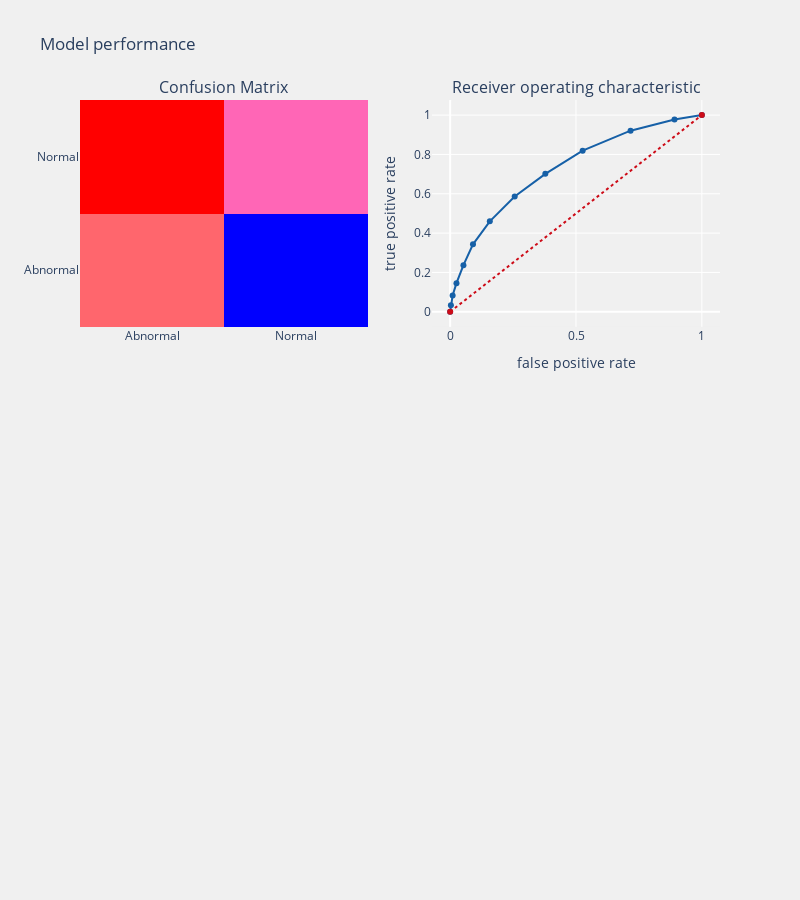

The code cell stored with this chart in its notebook:
### Code cell
child_behavior_prediction_alg(knn,os_smote_X,test_X,
                             os_smote_Y,test_Y,threshold_plot = True)

### Figure 1 — Plotly figure (JSON) as saved in the notebook; plotly's stock layout.template omitted (floating-point values rounded to 4 significant figures)
{"data": [{"colorscale": [[0, "rgb(0,0,255)"], [0.1, "rgb(51,153,255)"], [0.2, "rgb(102,204,255)"], [0.3, "rgb(153,204,255)"], [0.4, "rgb(204,204,255)"], [0.5, "rgb(255,255,255)"], [0.6, "rgb(255,204,255)"], [0.7, "rgb(255,153,255)"], [0.8, "rgb(255,102,204)"], [0.9, "rgb(255,102,102)"], [1, "rgb(255,0,0)"]], "name": "matrix", "showscale": false, "type": "heatmap", "x": ["Abnormal", "Normal"], "xaxis": "x", "y": ["Abnormal", "Normal"], "yaxis": "y", "z": [[1978, 370], [2170, 1848]]}, {"line": {"color": "rgb(22, 96, 167)", "width": 2}, "name": "Roc : 0.6511746968284965", "type": "scatter", "x": [0, 0.002981, 0.009796, 0.02513, 0.05281, 0.09072, 0.1576, 0.2564, 0.3782, 0.5264, 0.7168, 0.8914, 1], "xaxis": "x2", "y": [0, 0.0331, 0.08288, 0.1456, 0.2372, 0.3427, 0.4599, 0.5859, 0.7013, 0.8193, 0.9209, 0.9771, 1], "yaxis": "y2"}, {"line": {"color": "rgb(205, 12, 24)", "dash": "dot", "width": 2}, "type": "scatter", "x": [0, 1], "xaxis": "x2", "y": [0, 1], "yaxis": "y2"}], "layout": {"annotations": [{"font": {"size": 16}, "showarrow": false, "text": "Confusion Matrix", "x": 0.225, "xanchor": "center", "xref": "paper", "y": 1, "yanchor": "bottom", "yref": "paper"}, {"font": {"size": 16}, "showarrow": false, "text": "Receiver operating characteristic", "x": 0.775, "xanchor": "center", "xref": "paper", "y": 1, "yanchor": "bottom", "yref": "paper"}], "autosize": false, "height": 900, "margin": {"b": 195}, "paper_bgcolor": "rgba(240,240,240, 0.95)", "plot_bgcolor": "rgba(240,240,240, 0.95)", "showlegend": false, "title": {"text": "Model performance"}, "width": 800, "xaxis": {"anchor": "y", "domain": [0, 0.45]}, "xaxis2": {"anchor": "y2", "domain": [0.55, 1], "title": {"text": "false positive rate"}}, "xaxis3": {"anchor": "y3", "domain": [0, 1], "showgrid": true, "tickangle": 90, "tickfont": {"size": 10}}, "yaxis": {"anchor": "x", "domain": [0.625, 1]}, "yaxis2": {"anchor": "x2", "domain": [0.625, 1], "title": {"text": "true positive rate"}}, "yaxis3": {"anchor": "x3", "domain": [0, 0.375]}}}
